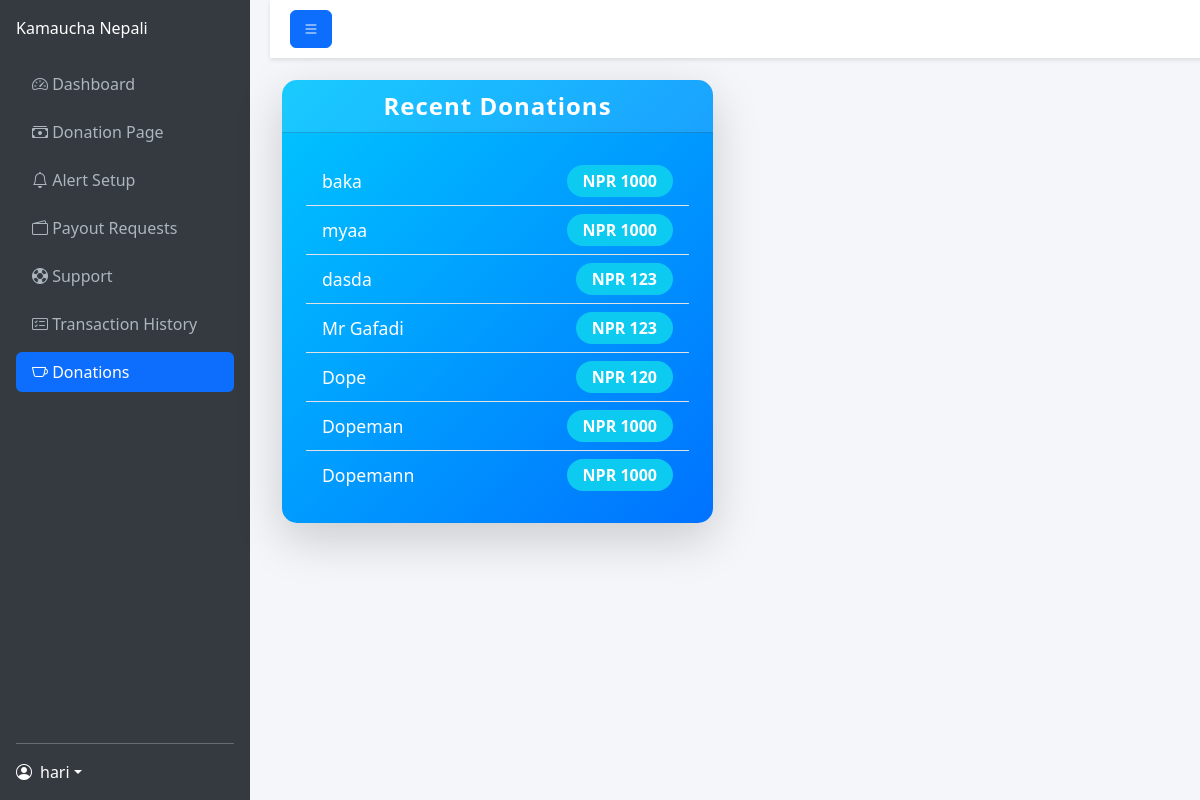
Page /dashboard/donations_page (signed in) on the earlier database version.
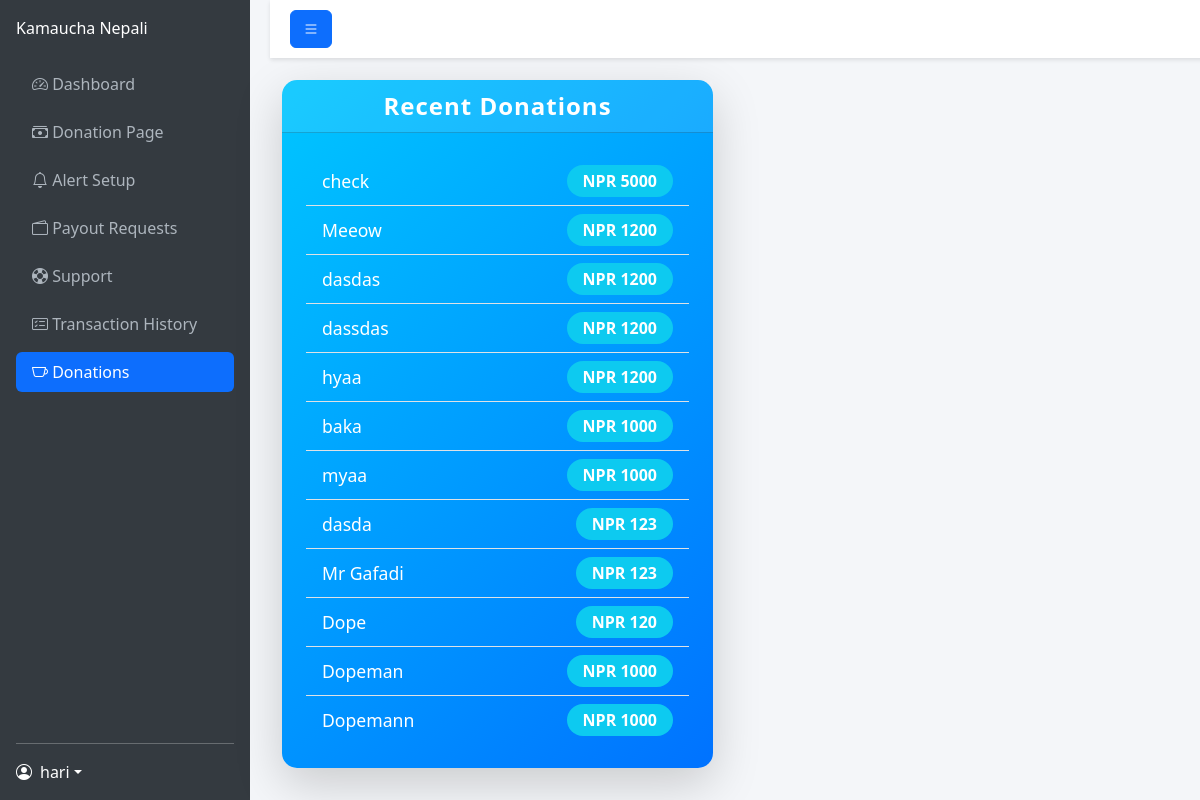
Same page on the later database version.
### home/models.py (models this page shows, shortened)
class Donation(models.Model):
    PENDING = 'Pending'
    Completed = 'Completed'
    Status_Choices = [
        (PENDING, 'Pending'),
        (Completed, 'Completed'),]
    username = models.ForeignKey(User, on_delete=models.CASCADE)
    donator_name = models.TextField(max_length=200)
    donation_amount = models.IntegerField()
    donation_date = models.DateField(auto_now_add=True)
    donation_message = models.TextField(default="")
    transaction_uuid = models.TextField(default="")
    donation_status = models.CharField(
        max_length=20,
        choices=Status_Choices,
        default=PENDING,
    )

### home/views.py (the view)
# urls.py: path("dashboard/donations_page",views.donations_page,name="donations_page"),
def donations_page(request):
    if request.user.is_authenticated:
        recent_donations = Donation.objects.filter(username=request.user).order_by('-donation_date')
        return render(request,"home/donations.html",{"recent_donations":recent_donations})
    return redirect("/login/")

### home/templates/home/donations.html (shortened to what the changed rows need)
<!DOCTYPE html>
<html lang="en">
<head>
    <link href="https://cdn.jsdelivr.net/npm/bootstrap@5.3.0/dist/css/bootstrap.min.css" rel="stylesheet">
    <link href="https://cdn.jsdelivr.net/npm/bootstrap-icons@1.10.5/font/bootstrap-icons.css" rel="stylesheet">
</head>
<body>
<div class="content flex-grow-1">
    <div class="container main-content">
        <div class="row">
            <div class="col-md-6">
                <div class="card h-100 shadow-lg border-0" style="border-radius: 15px; background: linear-gradient(135deg, #00c6ff, #0072ff); color: white;">
                    <div class="card-body p-4">
                        <ul class="list-group list-group-flush">
                            {% for donation in recent_donations %}
                                <li class="list-group-item d-flex justify-content-between align-items-center bg-transparent" style="color: white; font-size: 1.1rem;">
                                    {{ donation.donator_name }}
                                    <span class="badge bg-info rounded-pill">NPR {{ donation.donation_amount }}</span>
                                </li>
                            {% empty %}
                                <li class="list-group-item d-flex justify-content-between align-items-center bg-transparent" style="color: white; font-size: 1.1rem;">
                                    No recent donations.
                                </li>
                            {% endfor %}
                        </ul>
                    </div>
                </div>
            </div>
        </div>
    </div>
</div>
</body>
</html>

Differences in the rows shown:
added Donation: donator_name "check", donation_amount "5000"
added Donation: donator_name "Meeow", donation_amount "1200"
added Donation: donator_name "dasdas", donation_amount "1200"
added Donation: donator_name "dassdas", donation_amount "1200"
added Donation: donator_name "hyaa", donation_amount "1200"
